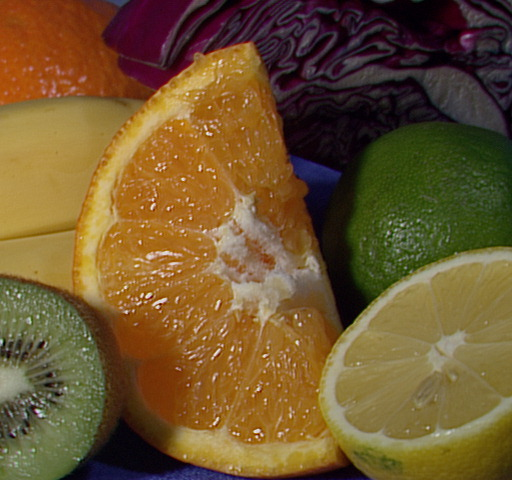
#> input picture imgs/fruits.jpg, 512 x 480 px, found by its file name
$ python imgHistProcess.py
#> lines starting #> are read from the running program, lines starting #| are printed output that depends on the picture
# coding: utf-8
'''
Created on 2014��9��21��

直方图： 描述了图像中某一灰度级别的像素占总像素的比例，从而描绘了图像的灰度分布，直方图可以单独计算图像中某一区域
的直方图，但是计算时分母必须是整个图像的像素总数。也就是必须正则化于整幅图像。

像素数值必定  0=< pixel <=255,即在区间【0，255】之间。
可见：直方图可以叠加。

@author: xhj
'''

import cv2
import numpy as np
import matplotlib.pyplot as plt

def calcAndDrawHist(image, color):
    hist= cv2.calcHist([image], [0], None, [256], [0.0,255.0])
    minVal, maxVal, minLoc, maxLoc = cv2.minMaxLoc(hist)
    histImg = np.zeros([256,256,3], np.uint8)
    hpt = int(0.9* 256);

    for h in range(256):
        intensity = int(hist[h]*hpt/maxVal)
        cv2.line(histImg,(h,256), (h,256-intensity), color)

    return histImg;

def calcDrawHistChannel(img):
    '''
       根据直方图含义自己所写的函数，和上边的calcAndDrawHist函数所显示的图像完全相同。
    '''
    if img.ndim == 3:
        x = [i for i in range(256)]
        for i in range(3):
            hist = cv2.calcHist([img],[i],None, [256],[0.0,255.0])
            plt.plot(x,hist/hist.sum())   #使用matplotlib进行折线图绘制

        plt.show()


if __name__ == '__main__':
    img = cv2.imread(r'E:\pyopencv\imgs\fruits.jpg')
#> img is the input picture: shape (480, 512, 3); mean B, G, R 46.2, 85.6, 110.8
    calcDrawHistChannel(img)
#> in calcDrawHistChannel, `plt.show()`:
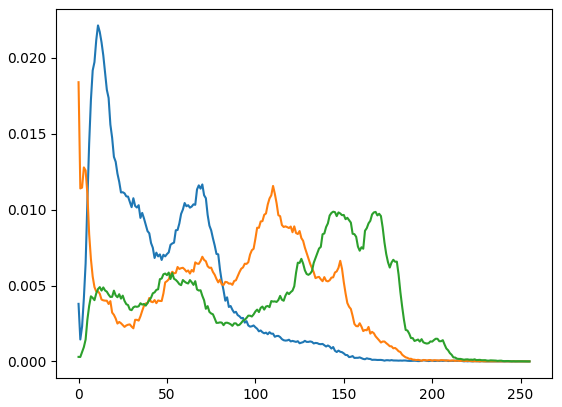
#> figure drawn by matplotlib, 1 panel; curve peaks at x = 11, y = 0.0221; curve peaks at x = 0, y = 0.0184; curve peaks at x = 144, y = 0.00987

    img = cv2.imread(r"E:\pyopencv\imgs\fruits.jpg")
    b, g, r = cv2.split(img)
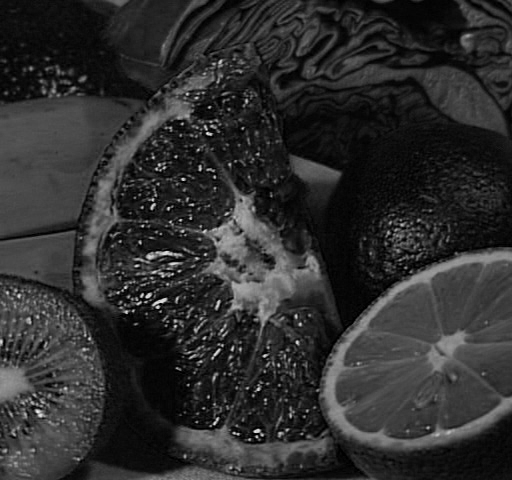
#> b: shape (480, 512); min 0, max 245, mean 46.2
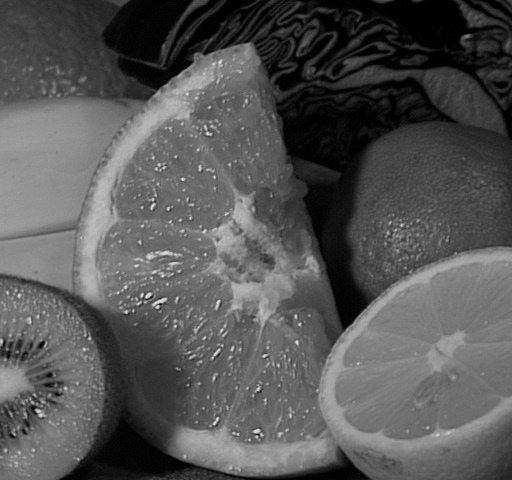
#> g: shape (480, 512); min 0, max 238, mean 85.6
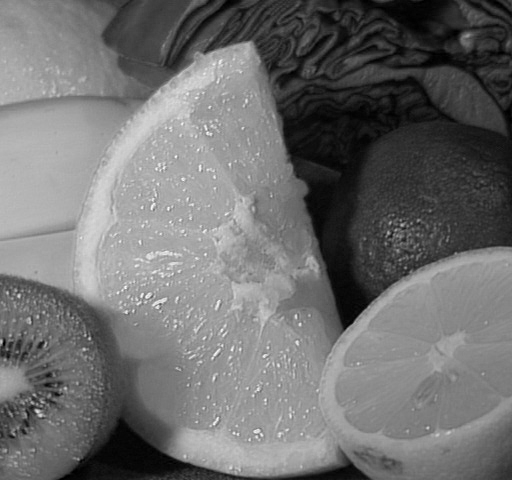
#> r: shape (480, 512); min 0, max 252, mean 110.8

    histImgB = calcAndDrawHist(b, [255, 0, 0])
#> in calcAndDrawHist, `hist= cv2.calcHist([image], [0], None, [256], [0.0,255.0])`: hist = 256 values, max 5442 at index 11, min 0 at index 223, mean 960
#> in calcAndDrawHist, `minVal, maxVal, minLoc, maxLoc = cv2.minMaxLoc(hist)`: minVal = 0; maxVal = 5442; minLoc = (0, 223); maxLoc = (0, 11)
#> the loop in calcAndDrawHist, `for h in range(256):` made 256 passes
#> intensity on passes 1 to 3: 39, 15, 23
#> after the loop in calcAndDrawHist, `for h in range(256):`:
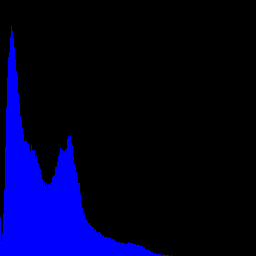
#> histImg: shape (256, 256, 3); mean of channels 0, 1, 2 40, 0, 0; drawn as B, G, R
    histImgG = calcAndDrawHist(g, [0, 255, 0])
#> in calcAndDrawHist (call 2), `hist= cv2.calcHist([image], [0], None, [256], [0.0,255.0])`: hist = 256 values, max 4522 at index 0, min 0 at index 235, mean 960
#> in calcAndDrawHist (call 2), `minVal, maxVal, minLoc, maxLoc = cv2.minMaxLoc(hist)`: maxVal = 4522; minLoc = (0, 235); maxLoc = (0, 0)
#> the loop in calcAndDrawHist (call 2), `for h in range(256):` made 256 passes
#> intensity on passes 1 to 3: 230, 142, 143
#> after the loop in calcAndDrawHist (call 2), `for h in range(256):`:
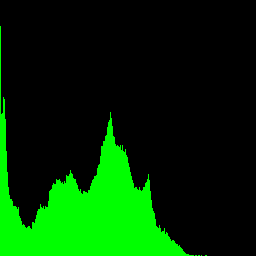
#> histImg: shape (256, 256, 3); mean of channels 0, 1, 2 0, 48.2, 0; drawn as B, G, R
    histImgR = calcAndDrawHist(r, [0, 0, 255])
#> in calcAndDrawHist (call 3), `hist= cv2.calcHist([image], [0], None, [256], [0.0,255.0])`: hist = 256 values, max 2425 at index 144, min 0 at index 253, mean 960
#> in calcAndDrawHist (call 3), `minVal, maxVal, minLoc, maxLoc = cv2.minMaxLoc(hist)`: maxVal = 2425; minLoc = (0, 253); maxLoc = (0, 144)
#> the loop in calcAndDrawHist (call 3), `for h in range(256):` made 256 passes
#> intensity on passes 1 to 3: 6, 6, 14
#> after the loop in calcAndDrawHist (call 3), `for h in range(256):`:
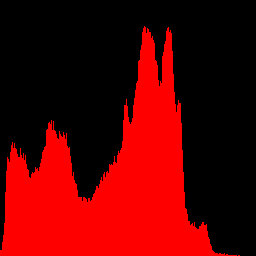
#> histImg: shape (256, 256, 3); mean of channels 0, 1, 2 0, 0, 90.2; drawn as B, G, R

    cv2.imshow("histImgB", histImgB)
    cv2.imshow("histImgG", histImgG)
    cv2.imshow("histImgR", histImgR)
    cv2.imshow("Img", img)
    cv2.waitKey(0)
    cv2.destroyAllWindows()

$ run again, with imgs/BlueCup.jpg copied over imgs/fruits.jpg
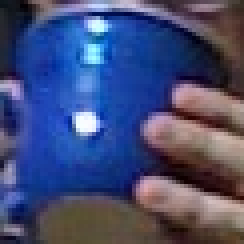
#> input picture imgs/BlueCup.jpg, 61 x 61 px, found by its file name (shown 4 times larger)
#> img is the input picture: shape (61, 61, 3); mean B, G, R 117.6, 76.4, 68
#> hist = 256 values, max 41 at index 59, min 0 at index 233, mean 14.32
#> minVal = 0; maxVal = 41; minLoc = (0, 233); maxLoc = (0, 59)
#> the loop in calcAndDrawHist, `for h in range(256):` made 256 passes
#> intensity on passes 1 to 3: 50, 5, 16
#> hist = 256 values, max 73 at index 77, min 0 at index 183, mean 14.53
#> maxVal = 73; minLoc = (0, 183); maxLoc = (0, 77)
#> the loop in calcAndDrawHist (call 2), `for h in range(256):` made 256 passes
#> intensity on passes 1 to 3: 44, 9, 34
#> after the loop in calcAndDrawHist (call 2), `for h in range(256):`:
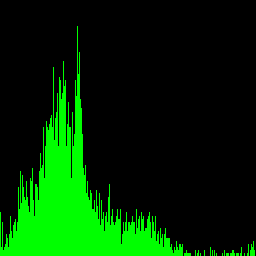
#> histImg: shape (256, 256, 3); mean of channels 0, 1, 2 0, 45.2, 0; drawn as B, G, R
#> hist = 256 values, max 71 at index 23, min 0 at index 202, mean 14.54
#> maxVal = 71; minLoc = (0, 202); maxLoc = (0, 23)
#> the loop in calcAndDrawHist (call 3), `for h in range(256):` made 256 passes
#> intensity on passes 1 to 3: 68, 25, 16
#> after the loop in calcAndDrawHist (call 3), `for h in range(256):`:
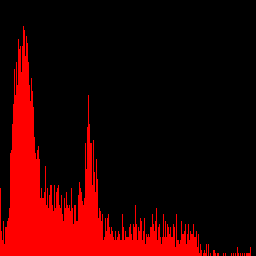
#> histImg: shape (256, 256, 3); mean of channels 0, 1, 2 0, 0, 46.5; drawn as B, G, R

$ run again, with imgs/HandIndoorColor.jpg copied over imgs/fruits.jpg
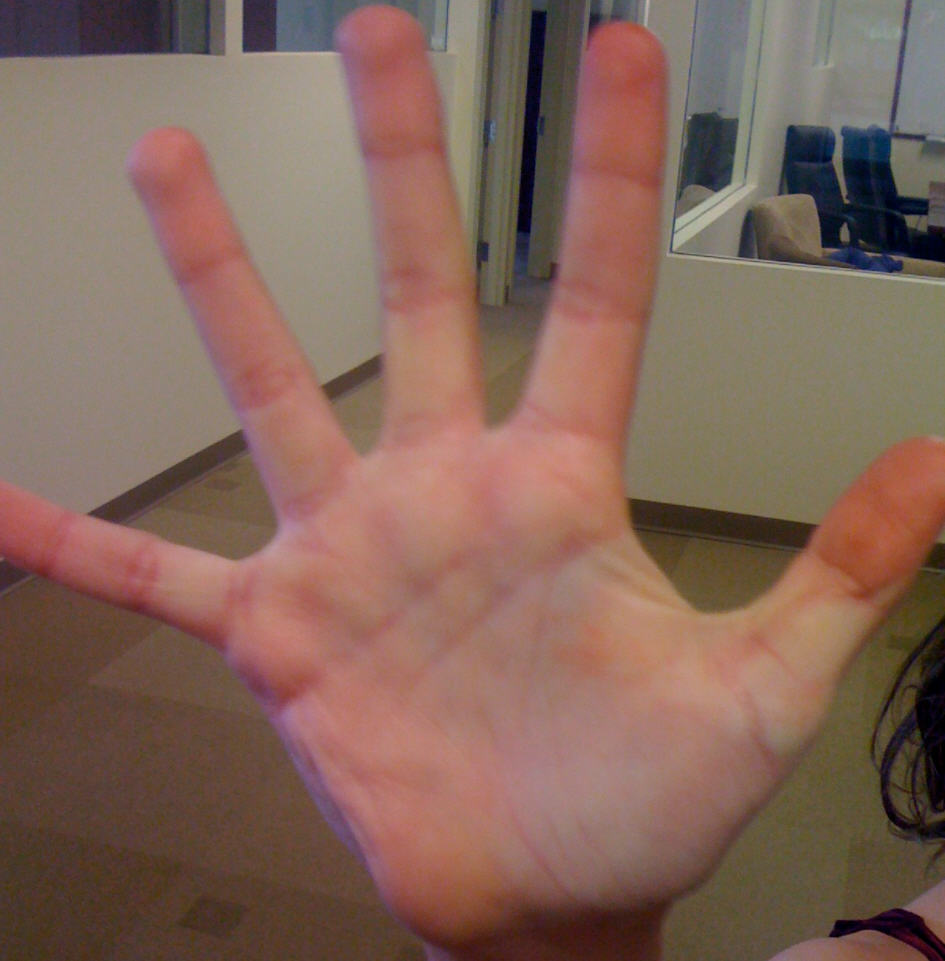
#> input picture imgs/HandIndoorColor.jpg, 945 x 961 px, found by its file name
#> img is the input picture: shape (961, 945, 3); mean B, G, R 89.5, 101.6, 131.2
#> `b, g, r = cv2.split(img)`:
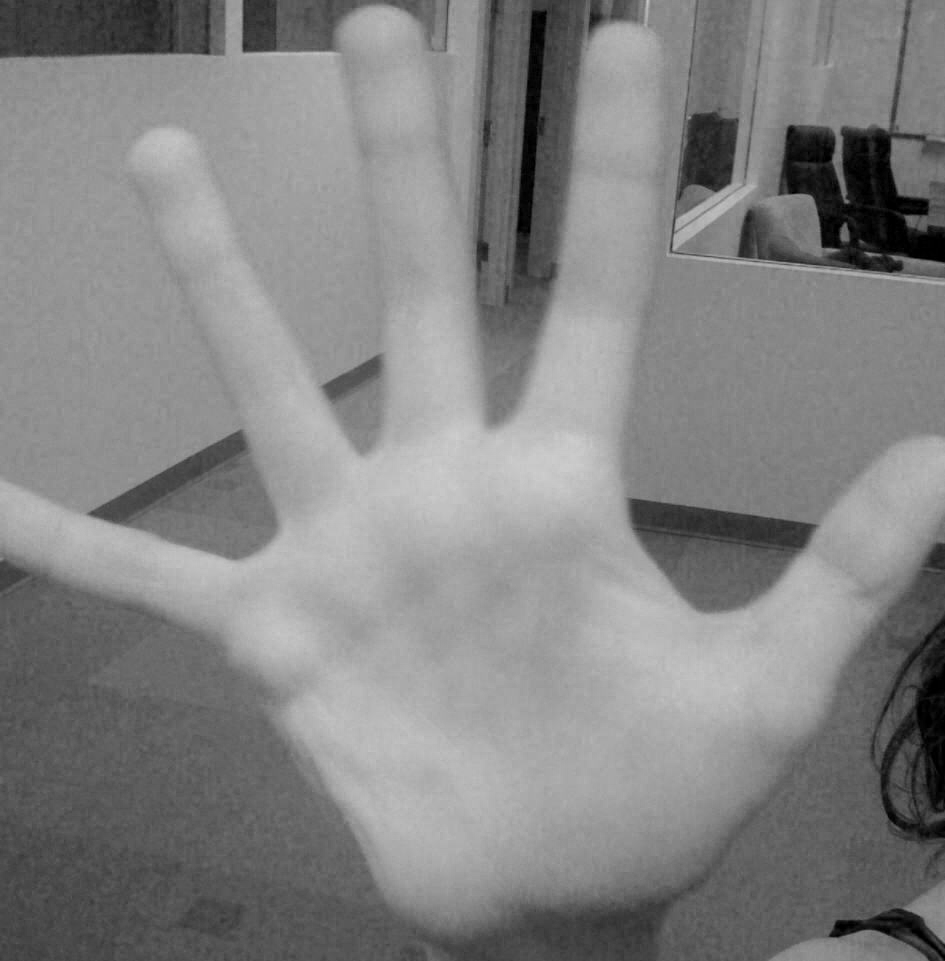
#> r: shape (961, 945); min 0, max 207, mean 131.2
#> hist = 256 values, max 14183 at index 107, min 0 at index 175, mean 3547.4
#> minVal = 0; maxVal = 14183; minLoc = (0, 175); maxLoc = (0, 107)
#> the loop in calcAndDrawHist, `for h in range(256):` made 256 passes
#> intensity on passes 1 to 3: 6, 2, 4
#> the loop in calcAndDrawHist (call 2), `for h in range(256):` made 256 passes
#> intensity on passes 1 to 3: 18, 12, 12
#> hist = 256 values, max 12695 at index 149, min 0 at index 208, mean 3547.4
#> maxVal = 12695; minLoc = (0, 208); maxLoc = (0, 149)
#> the loop in calcAndDrawHist (call 3), `for h in range(256):` made 256 passes
#> intensity on passes 1 to 3: 29, 16, 13
#> after the loop in calcAndDrawHist (call 3), `for h in range(256):`:
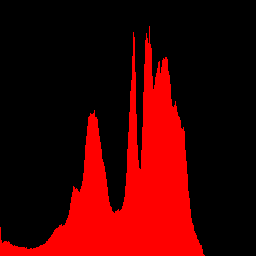
#> histImg: shape (256, 256, 3); mean of channels 0, 1, 2 0, 0, 63.6; drawn as B, G, R

$ run again, with imgs/HandOutdoorColor.jpg copied over imgs/fruits.jpg
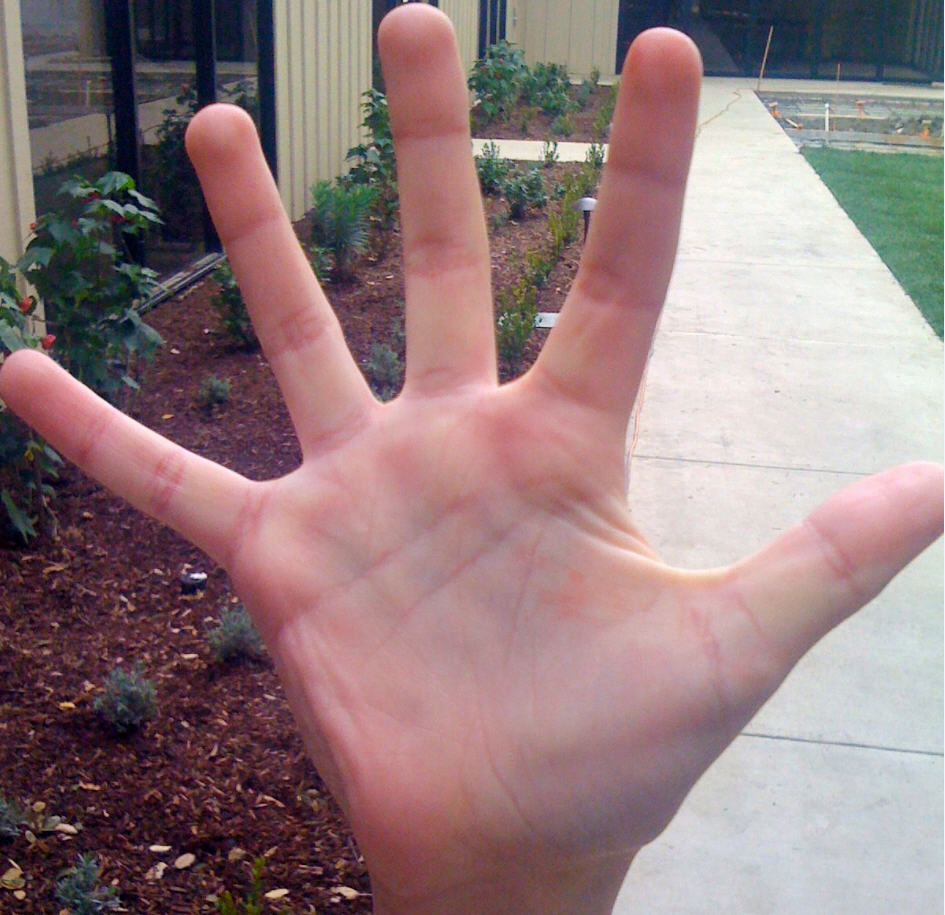
#> input picture imgs/HandOutdoorColor.jpg, 945 x 915 px, found by its file name
#> img is the input picture: shape (915, 945, 3); mean B, G, R 125.6, 123.8, 146.8
#> hist = 256 values, max 7170 at index 146, min 0 at index 255, mean 3377.6
#> minVal = 0; maxVal = 7170; minLoc = (0, 255); maxLoc = (0, 146)
#> the loop in calcAndDrawHist, `for h in range(256):` made 256 passes
#> intensity on passes 1 to 3: 12, 2, 3
#> the loop in calcAndDrawHist (call 2), `for h in range(256):` made 256 passes
#> intensity on passes 1 to 3: 35, 16, 19
#> hist = 256 values, max 8398 at index 201, min 0 at index 255, mean 3373.6
#> maxVal = 8398; maxLoc = (0, 201)
#> the loop in calcAndDrawHist (call 3), `for h in range(256):` made 256 passes
#> intensity on passes 1 to 3: 28, 15, 18
#> after the loop in calcAndDrawHist (call 3), `for h in range(256):`:
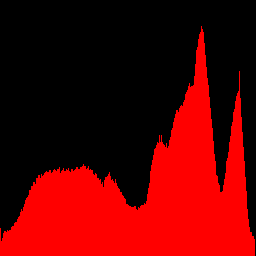
#> histImg: shape (256, 256, 3); mean of channels 0, 1, 2 0, 0, 91.5; drawn as B, G, R
